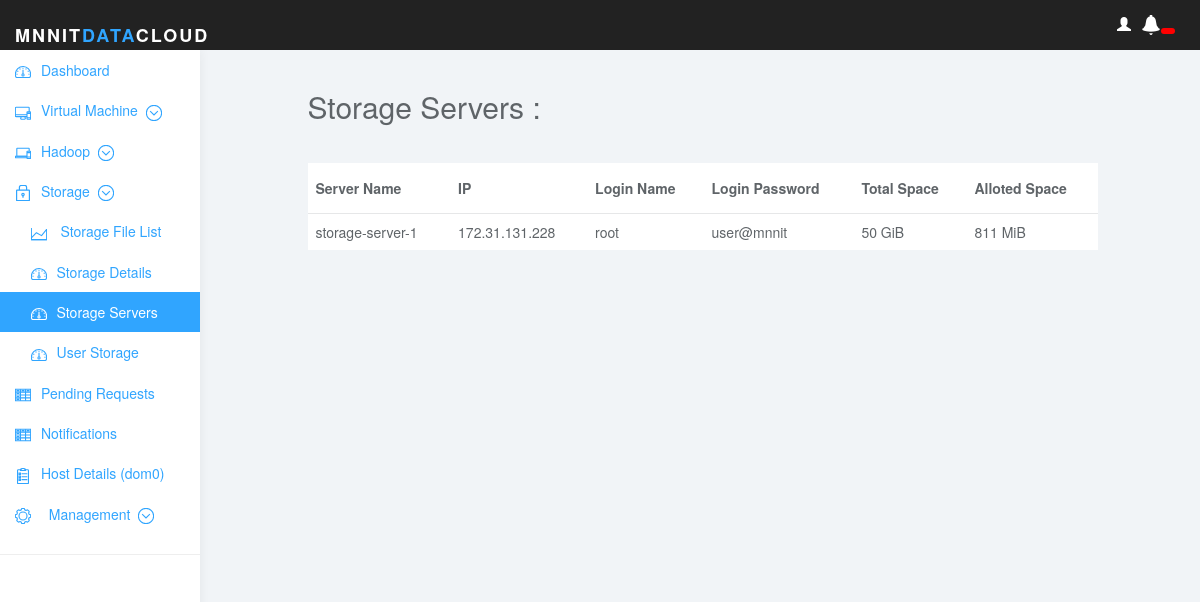
The app's page /storage_server.php (signed in), older data.
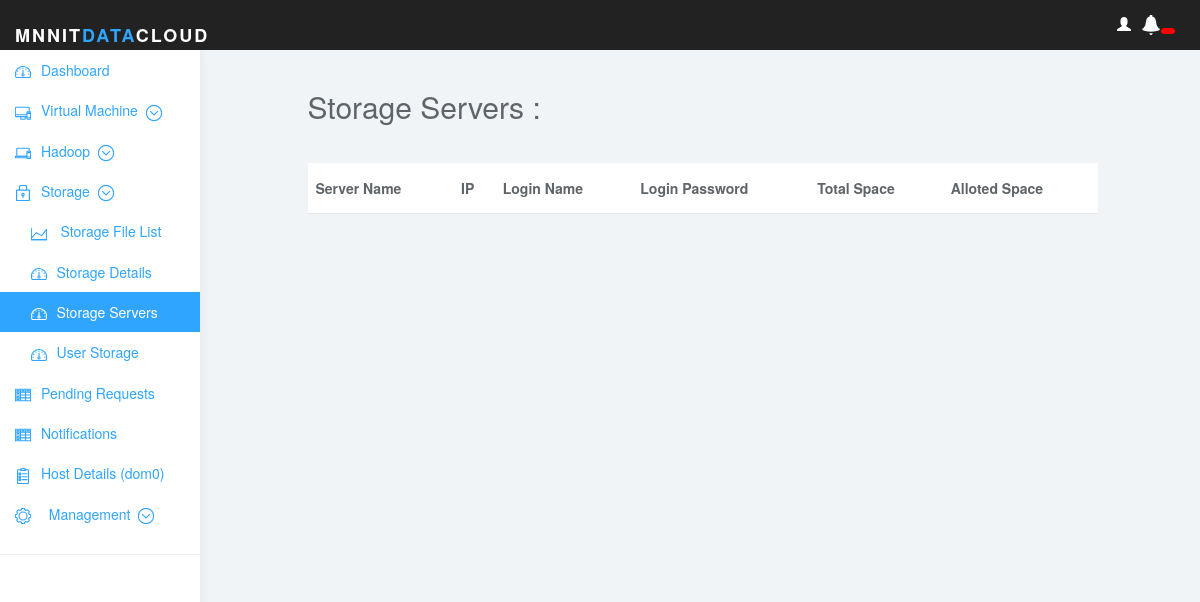
The same page, newer data.
### tables this page shows
CREATE TABLE `storage_servers` (
  `server_name` varchar(16) NOT NULL,
  `ip` varchar(16) DEFAULT NULL,
  `login_name` varchar(16) DEFAULT NULL,
  `login_password` varchar(25) DEFAULT NULL,
  `total_space` int(20) DEFAULT NULL,
  `used_space` int(20) DEFAULT NULL
);

### db_connect.php (called while the page is built, shortened)
<?php
    function ExecuteQuery($stmt,$params){
        try{
            $result = $stmt->execute($params);
           	return $result;
        } catch(PDOException $ex) {
            return false;
        }
    }
    function PrepareQuery($db,$query){
        try{
            return $db->prepare($query);
        }catch(PDOException $ex){
            return false;
        }
    }
    function getMemoryString($data){
        $size = array("KiB", "MiB", "GiB", "TiB");
        $div = 1;
        $i = 0;
        while($data/$div >= 1024){
            $div = $div*1024;
            $i = $i + 1;
        }
        return round((float)$data/$div, 3)." ".$size[$i];
    }
?>

### storage_server.php (the view, shortened to what this page needs)
<?php
  require 'header.php';
  require 'db_connect.php';
?>
<div class="row">
    <div class="col-sm-3">
      <?php include 'navigation_bar.php'; ?>
    </div>
    <div class="col-sm-8">
    <br>
    <?php
  $db=getDBConnection();
                    $query = "
                        SELECT * FROM `storage_servers`";
                    $param = array();
                $stmt = prepareQuery($db,$query);
                executeQuery($stmt,$param);
?>
      <h2> Storage Servers : </h2><br>
      <table class="table">
          <thead class="thead-inverse">
            <tr>
                <th>Server Name</th>
                <th> IP </th>
                <th>Login Name</th>
                <th>Login Password</th>
                <th>Total Space</th>
                <th>Alloted Space</th>
            </tr>
          </thead>
          <tbody>
              <?php
                while($row=$stmt->fetch()){
                    echo '
                    <tr>';
                      echo '<td>'.$row['server_name'].'</td>';
                      echo '
                      <td>'.$row['ip'].'</td>
                      <td>'.$row['login_name'].'</td>
                      <td>'.$row['login_password'].'</td>
                      <td>'.getMemoryString($row['total_space']).'</td>
                      <td>'.getMemoryString($row['used_space']).'</td>';
                  echo '</tr>';
              }
            ?>
          </tbody>
      </table>
      </div>
    <div class="col-sm-1">
    </div>
</div>

Row changes from the older to the newer data that the page shows:
removed storage_servers: server_name "storage-server-1", ip "172.31.131.228", login_name "root", login_password "user@mnnit", total_space "50 GiB", used_space "811 MiB"
